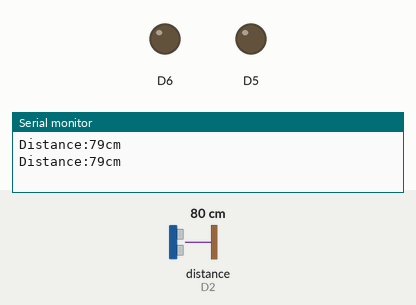
The sketch below on a simulated ESP8266 (NodeMCU). Shown: output pins drawn as LEDs (lit = HIGH), the last lines printed to the serial monitor. Wiring (inferred from the names in the program): ultrasonic range finder: trigger D3; echo D2. The inputs (shaded band) are chosen by the test bench; at power-on: distance to the obstacle (sensor on D2) 80 cm. The echo pulse lasts 58.3 µs per cm; pins used as bus, display or sensor lines are not drawn.

Above: at 1.8 s.
1.9 s: distance to the obstacle (sensor on D2) set to 54 cm
4.2 s: distance to the obstacle (sensor on D2) set to 47 cm
At 7.1 s:
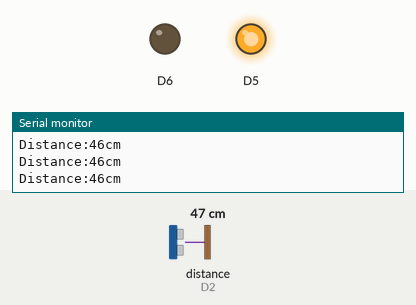
7.5 s: distance to the obstacle (sensor on D2) set to 198 cm
10.2 s: distance to the obstacle (sensor on D2) set to 207 cm
At 12.5 s:
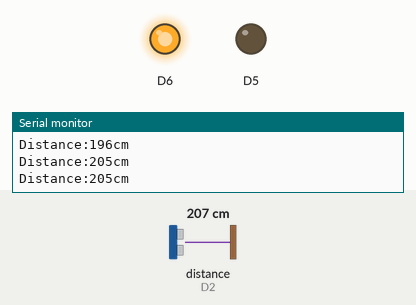
13.5 s: distance to the obstacle (sensor on D2) set to 2 cm
At 15.7 s:
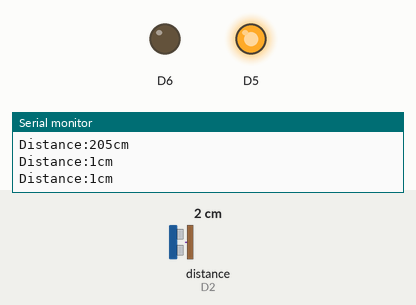
16.6 s: distance to the obstacle (sensor on D2) set to 250 cm
At 18.7 s:
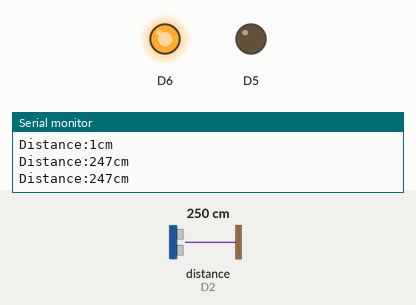
Timing chart, 0 to 20.2 s (numbered marks = the images above; inputs shaded):
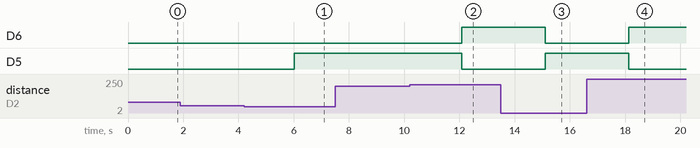

The sketch:

SENSOR.ino
```cpp
#define echoPin D2
#define trigPin D3
 long duration;
 int distance;
void setup()
{
  pinMode(trigPin,OUTPUT);
  pinMode(echoPin,INPUT);
  pinMode(D5,OUTPUT);
  pinMode(D6,OUTPUT);
  Serial.begin(9600);
}
void loop()
{
  digitalWrite(trigPin,LOW);
  delayMicroseconds(2);
  digitalWrite(trigPin,HIGH);
  delayMicroseconds(10);
  digitalWrite(trigPin,LOW);
  duration=pulseIn(echoPin,HIGH);
  distance=duration*0.034/2;
  Serial.print("Distance:");
  Serial.print(distance);
  Serial.println("cm");
  delay(1000);
if(distance<50)
{
  digitalWrite(D5,HIGH);
  digitalWrite(D6,LOW);
}
if(distance>200)
{
  digitalWrite(D6,HIGH);
  digitalWrite(D5,LOW);
}
else
{
  digitalWrite(D6,LOW);
}
}
```

Measured:
- the behaviour switches between 51 and 50 cm on distance to the obstacle (sensor on D2) (found by bisection; images 0 and 1)
- the behaviour switches between 202 and 203 cm on distance to the obstacle (sensor on D2) (found by bisection; images 1 and 2)
- after the input at 4.2 s, D5: LOW → HIGH after 1.8 s
- after the input at 10.2 s, D6: LOW → HIGH after 1.9 s; D5: HIGH → LOW after 1.9 s
- after the input at 13.5 s, D6: HIGH → LOW after 1.6 s; D5: LOW → HIGH after 1.6 s
- after the input at 16.6 s, D6: LOW → HIGH after 1.5 s; D5: HIGH → LOW after 1.5 s
